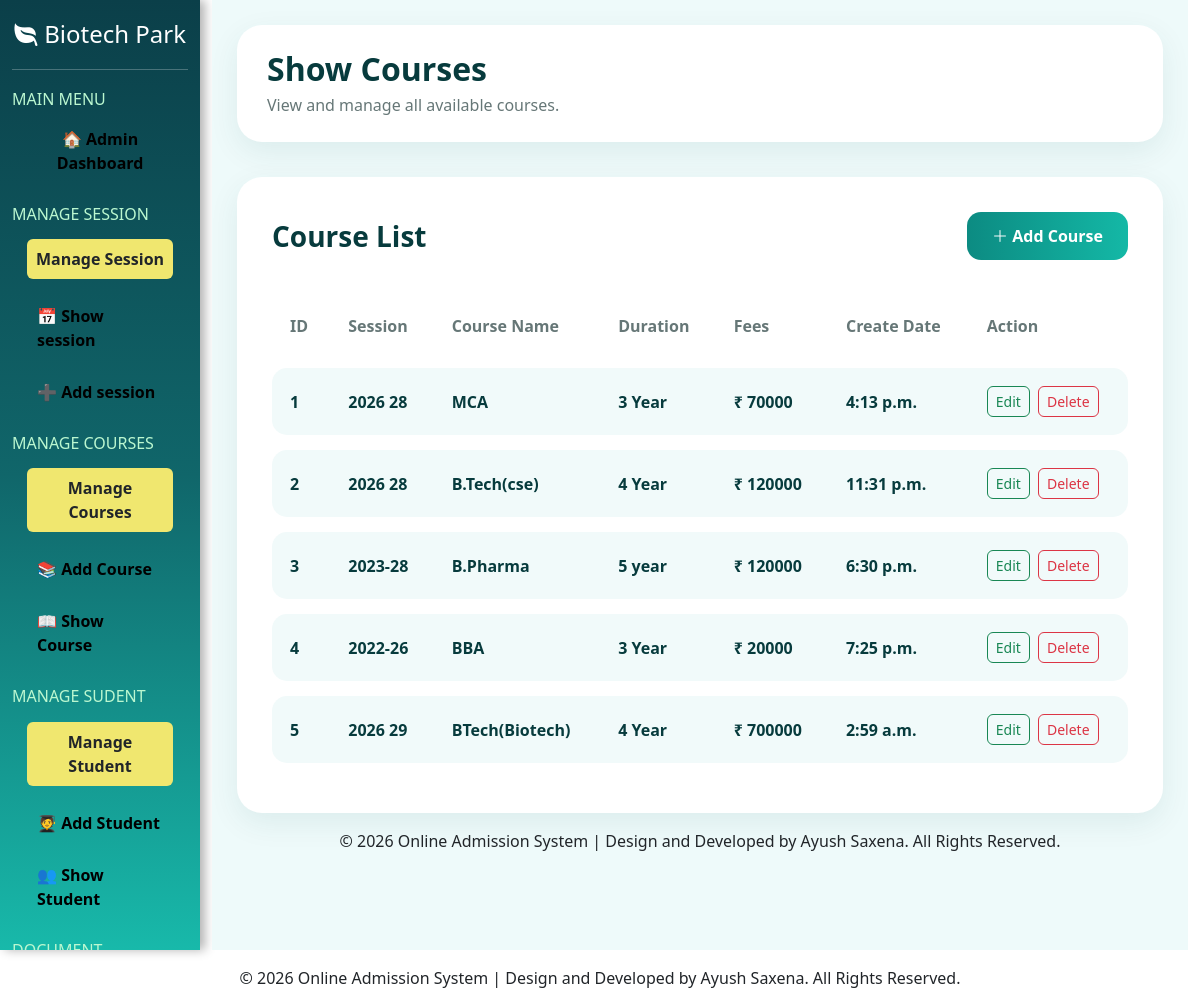
The app's page /showcourse/ (signed in) with its own data.
### myapp/models.py (models this page shows)
class tbl_course(models.Model):
    id=models.IntegerField(primary_key=True,auto_created=True)
    session_name=models.CharField(max_length=20)
    course_name=models.CharField(max_length=200)
    duration=models.CharField(max_length=20)
    fees=models.IntegerField()
    create_at=models.TimeField()

### myapp/views.py (the view)
# urls.py: path('showcourse/',showcourse,name='showcourse'),
@never_cache
@admin_required
def showcourse(request):
    ab=tbl_course.objects.all()
    return render(request, 'admin/showcourse.html', {'ab':ab})

### myapp/templates/admin/showcourse.html (shortened to what this page needs)
{% extends 'admin/adminlayout.html' %}
{% block admin %}
<div class="course-page">
    <div class="page-header">
        <h2>Show Courses</h2>
        <p>View and manage all available courses.</p>
    </div>
    <div class="course-card">
        <div class="d-flex justify-content-between align-items-center mb-4">
            <h3 class="course-title">
                Course List
            </h3>
            <a href="{% url 'addcourse' %}" class="add-course-btn">
                <i class="bi bi-plus-lg"></i>
                Add Course
            </a>
        </div>
        <div class="table-responsive">
            <table class="table custom-table">
                <thead>
                    <tr>
                        <th>ID</th>
                        <th>Session</th>
                        <th>Course Name</th>
                        <th>Duration</th>
                        <th>Fees</th>
                        <th>Create Date</th>
                        <th>Action</th>
                    </tr>
                </thead>
                <tbody>
                    {% for i in ab %}
                    <tr>
                        <td>{{ i.id }}</td>
                        <td>{{ i.session_name }}</td>
                        <td>{{ i.course_name }}</td>
                        <td>{{ i.duration }}</td>
                        <td>
                            ₹ {{ i.fees }}
                        </td>
                        <td>{{ i.create_at }}</td>
                        <td>
                            <a href="{% url 'editcourse' i.id %}"
                               class="btn btn-outline-success btn-sm edit-btn me-1">
                                Edit
                            </a>
                            <a href="{% url 'deletecourse' i.id %}"
                               class="btn btn-outline-danger btn-sm delete-btn">
                                Delete
                            </a>
                        </td>
                    </tr>
                    {% empty %}
                    <tr>
                        <td colspan="7" class="text-center">
                            No Courses Found
                        </td>
                    </tr>
                    {% endfor %}
                </tbody>
            </table>
        </div>
    </div>
    <footer class="text-center py-3 mt-auto">
        © 2026 Online Admission System | Design and Developed by Ayush Saxena. All Rights Reserved.
    </footer>
</div>
{% endblock %}

### myapp/templates/admin/adminlayout.html (style rules this page uses)
body { overflow: hidden; }
a { text-decoration: none; color: black; }

### myapp/templates/admin/showcourse.html (style rules this page uses)
.course-page { min-height: 100vh; background: #eefafa; padding: 25px; }
.page-header { background: white; padding: 25px 30px; border-radius: 25px; box-shadow: 0 10px 30px rgba(0, 80, 80, 0.08); margin-bottom: 35px; }
.page-header h2 { color: #073b3d; font-weight: 800; margin-bottom: 5px; }
.page-header p { color: #667777; margin: 0; }
.course-card { background: white; border-radius: 25px; padding: 35px; box-shadow: 0 10px 30px rgba(0, 80, 80, 0.08); }
.course-title { color: #073b3d; font-weight: 800; margin: 0; }
.add-course-btn { display: inline-block; background: linear-gradient(90deg, #0c8b82, #14b8a6); color: white; padding: 12px 25px; border-radius: 14px; text-decoration: none; font-weight: bold; transition: 0.3s; }
.custom-table { border-collapse: separate; border-spacing: 0 15px; margin-bottom: 0; }
.custom-table thead th { border: none; color: #667777; background: transparent; padding: 15px 18px; white-space: nowrap; }
.custom-table tbody td { background: #f1fafa; border: none; padding: 18px; vertical-align: middle; font-weight: 600; color: #073b3d; white-space: nowrap; }
.custom-table tbody td:first-child { border-radius: 15px 0 0 15px; }
.custom-table tbody td:last-child { border-radius: 0 15px 15px 0; }
.edit-btn, .delete-btn { border-radius: 6px; }

### records on screen
tbl_course: id "1", session_name "2026 28", course_name "MCA", duration "3 Year", fees "70000", create_at "4:13 p.m."
tbl_course: id "2", session_name "2026 28", course_name "B.Tech(cse)", duration "4 Year", fees "120000", create_at "11:31 p.m."
tbl_course: id "3", session_name "2023-28", course_name "B.Pharma", duration "5 year", fees "120000", create_at "6:30 p.m."
tbl_course: id "4", session_name "2022-26", course_name "BBA", duration "3 Year", fees "20000", create_at "7:25 p.m."
tbl_course: id "5", session_name "2026 29", course_name "BTech(Biotech)", duration "4 Year", fees "700000", create_at "2:59 a.m."
